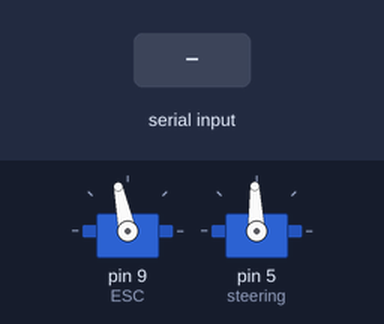
Recording of a sketch running on a simulated Arduino Uno, built with avr-gcc and run on an emulated ATmega328P. Shown: 2 × servo. The inputs (shaded band) are chosen by the test bench. What the sketch prints to the serial monitor is not drawn.

Above: at 1.2 s.
1.3 s: "s90f" received over Serial
2.8 s: "e90f" received over Serial
Timing chart, 0 to 5.8 s (numbered marks = the images above; inputs shaded):
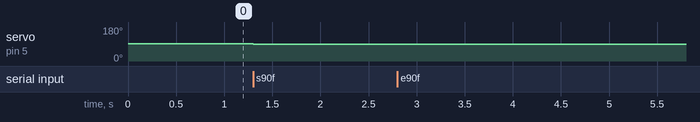

The sketch:

traxxas_control.ino
```cpp
#include <Servo.h>

Servo ESC;
Servo steering;

String val = "";
String val_serial = "";
int val_final = 0;


const int BUFFER_SIZE = 10;
char buf[BUFFER_SIZE];

void setup() {
  Serial.begin(115200);
  ESC.attach(9);
  steering.attach(5);

  ESC.write(1600);
  steering.write(92.5);

}

void loop() {

  if (val_serial.charAt(0) == 'e'){

    if(val_final >= 1300 && val_final <= 1600){
      ESC.write(val_final);

      Serial.print("Reverse motion: turning ESC to ");
      Serial.println(val_final);
    }

    else if(val_final > 1600 && val_final <= 1800){
      ESC.write(val_final);

      Serial.print("Forward motion: turning ESC to ");
      Serial.println(val_final);
    }

    else{
      Serial.println("cannot execute command, due to the following value");
      Serial.println(val_final);
    }

  }

  else if(val_serial.charAt(0) == 's'){

    if (val_final >= 55 && val_final <= 130){
      steering.write(val_final);

      Serial.print("turning steering to ");
      Serial.println(val_final);
    }

    else{
      Serial.println("cannot execute command, due to the following value");
      Serial.println(val_final);
    }
  }
}

void serialEvent() {

    if(Serial.available()){

      Serial.println("serial available oldugunda");

      val_serial = Serial.readStringUntil('f');

      Serial.setTimeout(0.01);

      val = val_serial.substring(1,val_serial.length());
      val_final = val.toInt();
    }
}
```

Measured:
- after the input at 1.3 s, servo on pin 5 (steering): 92° → 90° at once
